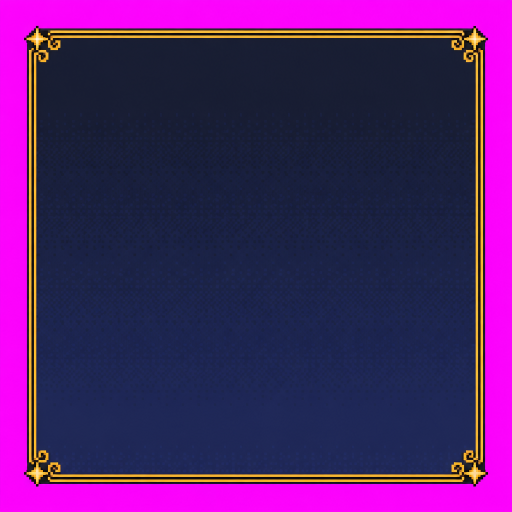
#> input picture aldermere/assets/source/ui_window_gen.png, 1024 x 1024 px (shown at 1/2 size); its folder holds 6 pictures in this run
$ python build_assets.py
#> lines starting #> are read from the running program, lines starting #| are printed output that depends on the picture; after the words box and inside, x2 and y2 are one past the last pixel; in counts of white or black regions, pixels touching at a corner belong together
"""Build game-ready art from the generated source sheets in assets/source/.

Usage: python3 aldermere/tools/build_assets.py

Every *_gen.png source was made on a flat magenta (#FF00FF) background. This script
cuts that background out, slices each sheet on its grid, shrinks it to the size the
game draws it at, and writes the results into assets/. Re-run it after replacing a source.
"""
import os
import subprocess
from collections import deque
import sys

import numpy as np
from PIL import Image

HERE = os.path.dirname(os.path.abspath(__file__))
ASSETS = os.path.normpath(os.path.join(HERE, '..', 'assets'))
SRC = os.path.join(ASSETS, 'source')


def load(name):
    return Image.open(os.path.join(SRC, name)).convert('RGBA')


def key_magenta(im, strict=False):
    """Make the magenta background transparent and clean the pink fringe around edges.

    strict keys only colours very close to #FF00FF, for art that uses saturated purples."""
    a = np.array(im).astype(int)
    r, g, b = a[..., 0], a[..., 1], a[..., 2]
    pinkness = np.minimum(r, b) - g          # high for magenta, low for real colours
    if strict:
        bg = (r > 200) & (b > 200) & (g < 70) & (np.abs(r - b) < 45)
    else:
        bg = (pinkness > 95) & (np.abs(r - b) < 110)
    out = a.copy()
    out[bg, 3] = 0
    # fringe: pixels touching the background that are still noticeably pink get pulled back
    near = np.zeros_like(bg)
    near[1:, :] |= bg[:-1, :]; near[:-1, :] |= bg[1:, :]; near[:, 1:] |= bg[:, :-1]; near[:, :-1] |= bg[:, 1:]
    if strict:
        fringe = near & ~bg & (r > 180) & (b > 180) & (g < 120)
    else:
        fringe = near & ~bg & (pinkness > 35)
    out[fringe, 3] = 0
    edge = near & ~bg & ~fringe
    # despill what remains on the edge: cap red and blue at green plus a margin
    for ch in (0, 2):
        out[..., ch] = np.where(edge & (pinkness > 10), np.minimum(out[..., ch], g + 40), out[..., ch])
    return Image.fromarray(out.clip(0, 255).astype(np.uint8), 'RGBA')


# [38 lines left out: functions unmix_magenta, fit_bottom, recolour_gem, not called in this run]


def shrink(im, size):
    """Premultiplied box downscale with hard alpha, so edges stay crisp."""
    arr = np.array(im).astype(float)
    al = arr[..., 3:4] / 255
    pm = np.concatenate([arr[..., :3] * al, arr[..., 3:4]], 2).astype(np.uint8)
    small = np.array(Image.fromarray(pm, 'RGBA').resize(size, Image.BOX)).astype(float)
    a = small[..., 3]
    rgb = np.where(a[..., None] > 0, small[..., :3] / np.maximum(a[..., None], 1) * 255, 0)
    out = np.zeros(small.shape, np.uint8)
    keep = a > 100
    out[keep, :3] = np.clip(rgb[keep], 0, 255)
    out[keep, 3] = 255
    return Image.fromarray(out, 'RGBA')


# [69 lines left out: functions label, foe_rows, foe_frames, not called in this run]


def cells(im, cols, rows):
    w, h = im.width // cols, im.height // rows
    return [[im.crop((c * w, r * h, (c + 1) * w, (r + 1) * h)) for c in range(cols)] for r in range(rows)]


def save(im, name):
    path = os.path.join(ASSETS, name)
    im.save(path, optimize=True)
    print(f'wrote {name} {im.width}x{im.height}')


def bbox_crop(im, pad=4):
    box = im.getchannel('A').getbbox()
    x0, y0, x1, y1 = box
    return im.crop((max(0, x0 - pad), max(0, y0 - pad), min(im.width, x1 + pad), min(im.height, y1 + pad)))


def build():
    # Window frame: 9-slice, 192x192 with 32px corners
    win = key_magenta(load('ui_window_gen.png'))
#> in load, returned value is the input picture: PIL image 1024x1024 RGBA; mean R, G, B, A 80.4, 32.7, 104.1, 255
#> in key_magenta, `r, g, b = a[..., 0], a[..., 1], a[..., 2]`:
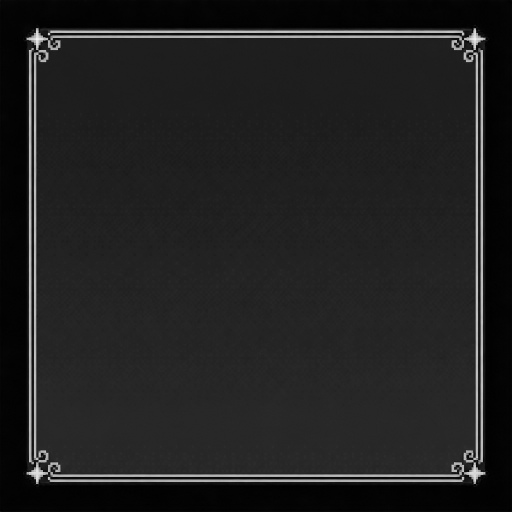
#> g: shape (1024, 1024) int64 (shown at 1/2 size); min 0, max 248, mean 32.7
#> in key_magenta, `r, g, b = a[..., 0], a[..., 1], a[..., 2]`:
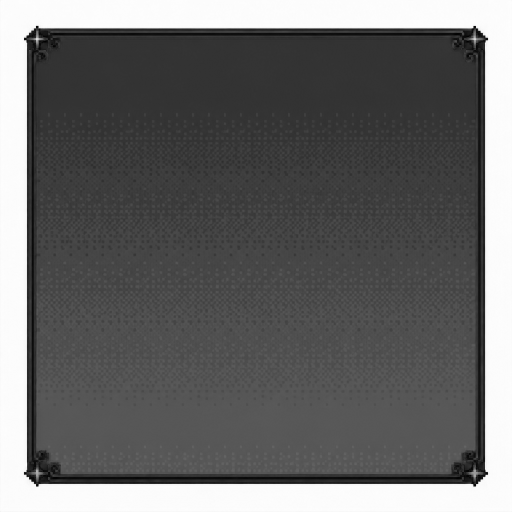
#> b: shape (1024, 1024) int64 (shown at 1/2 size); min 0, max 255, mean 104.1
#> in key_magenta, `pinkness = np.minimum(r, b) - g`:
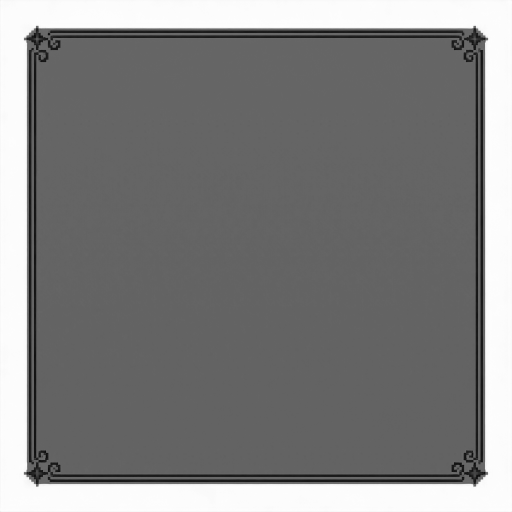
#> pinkness: shape (1024, 1024) int64 (shown at 1/2 size); min -176, max 253, mean 40.6; drawn with min black and max white
#> in key_magenta, `bg = (pinkness > 95) & (np.abs(r - b) < 110)`:
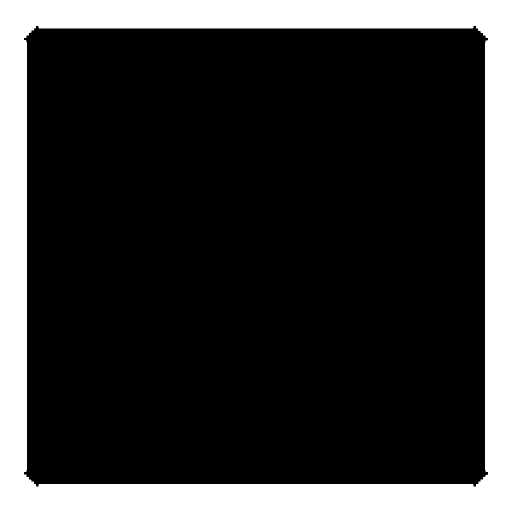
#> bg: shape (1024, 1024) bool (shown at 1/2 size); 20.4% white; 1 white region, box (x1, y1, x2, y2) and area: (0, 0, 1024, 1024) 214326
#> in key_magenta, `near[1:, :] |= bg[:-1, :]`: near: shape (1024, 1024) bool; 20.3% white; 1 white region, box (x1, y1, x2, y2) and area: (0, 1, 1024, 1024) 213302
#> in key_magenta, `near[:, :-1] |= bg[:, 1:]`: near: shape (1024, 1024) bool; 20.8% white; 1 white region, box (x1, y1, x2, y2) and area: (0, 0, 1024, 1024) 218015
#> in key_magenta, `fringe = near & ~bg & (pinkness > 35)`: fringe: shape (1024, 1024) bool; 0.09% white in thin lines or dots, all inside (x1, y1, x2, y2) = (48, 56, 976, 973)
#> in key_magenta, `edge = near & ~bg & ~fringe`:
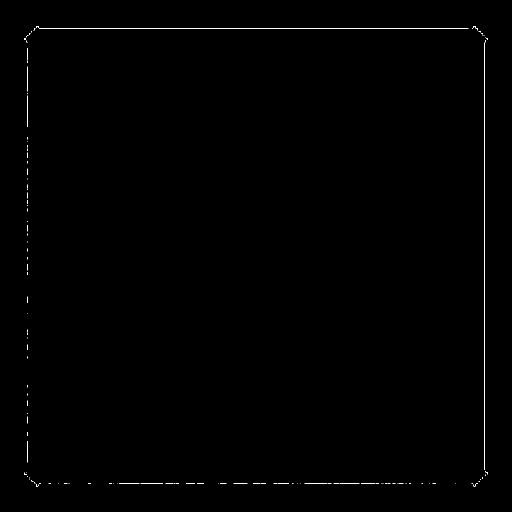
#> edge: shape (1024, 1024) bool (shown at 1/2 size); 0.26% white in thin lines or dots, all inside (x1, y1, x2, y2) = (48, 52, 976, 973)
    save(shrink(bbox_crop(win, 0), (192, 192)), 'ui_window.png')
#> in bbox_crop, `box = im.getchannel('A').getbbox()`: box = (48, 52, 976, 973)
#> in bbox_crop, `x0, y0, x1, y1 = box`: x0 = 48; y0 = 52; x1 = 976; y1 = 973
#> in shrink, `al = arr[..., 3:4] / 255`: al: shape (921, 928, 1) float64; values 0 (black) and 1 (white), 97.5% white; 8 black regions, largest, box (x1, y1, x2, y2) and area: (0, 28, 7, 893) 5629, (922, 28, 928, 893) 5177, (28, 915, 899, 921) 4751
#> in shrink, `small = np.array(Image.fromarray(pm, 'RGBA').resize(size, Image.BOX))...`:
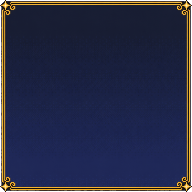
#> small: shape (192, 192, 4) float64; mean R, G, B, A 36.3, 39.7, 64.9, 248.8; transparent parts drawn white
#> in shrink, `keep = a > 100`:
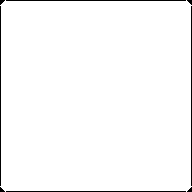
#> keep: shape (192, 192) bool; 97.9% white; black in thin lines or dots
#| wrote ui_window.png 192x192

    # Icons: 6x4 grid -> 48px cells
    icons = key_magenta(load('icons_gen.png'))
    sheet = Image.new('RGBA', (48 * 6, 48 * 4))
    for r, row in enumerate(cells(icons, 6, 4)):
        for c, cell in enumerate(row):
            sheet.paste(shrink(cell, (48, 48)), (c * 48, r * 48))
    save(sheet, 'icons.png')

    # House crests: 2x2 grid -> one row of 4 x 96px (ember, tide, thorn, gale)
    crests = key_magenta(load('crests_gen.png'))
    grid = cells(crests, 2, 2)
    row = Image.new('RGBA', (96 * 4, 96))
    for i, cell in enumerate([grid[0][0], grid[0][1], grid[1][0], grid[1][1]]):
        row.paste(shrink(cell, (96, 96)), (i * 96, 0))
    save(row, 'crests.png')

    # Portraits: 2x2 grid -> one row of 4 x 128px (neutral, happy, shocked, sad).
    # The background stays transparent; the dialogue box draws its own backdrop.
    for who in PORTRAITS:
        src = key_magenta(load(f'portrait_{who}_gen.png'))
        grid = cells(src, 2, 2)
        row = Image.new('RGBA', (128 * 4, 128))
        for i, cell in enumerate([grid[0][0], grid[0][1], grid[1][0], grid[1][1]]):
            row.paste(shrink(cell, (128, 128)), (i * 128, 0))
        save(row, f'portrait_{who}.png')

    # Title background: 960x540 to match the canvas
    save(load('title_bg_gen.png').convert('RGB').resize((960, 540), Image.LANCZOS).convert('RGBA'), 'title_bg.png')

    # Logo: trimmed, 720px wide
    logo = bbox_crop(key_magenta(load('logo_gen.png')))
    save(shrink(logo, (720, round(720 * logo.height / logo.width))), 'logo.png')

    # Touch buttons: 2x2 grid -> separate images at 2x their on-screen size
    btn = key_magenta(load('buttons_gen.png'))
    grid = cells(btn, 2, 2)
    for cell, name, w in ((grid[0][0], 'btn_dpad.png', 320), (grid[0][1], 'btn_a.png', 128), (grid[1][0], 'btn_b.png', 128), (grid[1][1], 'btn_menu.png', 176)):
        c = bbox_crop(cell, 2)
        save(shrink(c, (w, round(w * c.height / c.width))), name)

    # Tileset: 6x4 grid -> 32px tiles; the fountain also gets its own 64px image (drawn across 2x2 tiles)
    tiles = key_magenta(load('tiles_gen.png'))
    grid = cells(tiles, 6, 4)
    sheet = Image.new('RGBA', (32 * 6, 32 * 4))
    for r, row in enumerate(grid):
        for c, cell in enumerate(row):
            sheet.paste(shrink(cell, (32, 32)), (c * 32, r * 32))
    save(sheet, 'tiles.png')
    save(shrink(grid[2][5], (64, 64)), 'tile_fountain.png')

    # Mira walking sheet: key the background, then the same cleanup as the hero sheet
    mira = key_magenta(load('mira_field_gen.png'))
    tmp = os.path.join(SRC, '_mira_keyed.png')
    mira.save(tmp)
    subprocess.run([sys.executable, os.path.join(HERE, 'process_sheet.py'), tmp, os.path.join(ASSETS, 'mira_field.png')], check=True)
    os.remove(tmp)

    # NPC walking sheets: same layout and cleanup as the hero sheet
    for who in NPCS:
        keyed = key_magenta(load(f'npc_{who}_gen.png'))
        tmp = os.path.join(SRC, f'_npc_{who}_keyed.png')
        keyed.save(tmp)
        subprocess.run([sys.executable, os.path.join(HERE, 'process_sheet.py'), tmp, os.path.join(ASSETS, f'npc_{who}.png')], check=True)
        os.remove(tmp)

    # Enemy sheets: each row of a 6x4 source is one foe (poses 1-4 idle, 5-6 attack).
    # Game layout is 4x2: row 1 idle x4; row 2 attack 1, attack 2, attack 2 held, then hurt (the first idle pose; the game flashes it).
    for sheet, arts in FOE_SHEETS.items():
        for poses, art in zip(foe_rows(key_magenta(load(sheet), strict=True), 4, 6), arts):
            big = art in BIG_FOES
            f = 96 if big else 64
            frames = foe_frames(poses, 288 if big else 256, f)
            out = Image.new('RGBA', (f * 4, f * 2))
            for i, fr in enumerate(frames[:4] + [frames[4], frames[5], frames[5], frames[0]]):
                out.paste(fr, ((i % 4) * f, (i // 4) * f))
            save(out, f'foe_{art}.png')

    # The Warden: 3x2 source (3 idle poses; 2 attack poses and a hurt pose) -> the usual 4x2 layout, 128px frames
    (idle, act) = [foe_frames(row, 512, 128) for row in foe_rows(key_magenta(load('foe_warden_gen.png'), strict=True), 2, 3)]
    out = Image.new('RGBA', (128 * 4, 128 * 2))
    for i, fr in enumerate([idle[0], idle[1], idle[2], idle[1], act[0], act[1], act[1], act[2]]):
        out.paste(fr, ((i % 4) * 128, (i // 4) * 128))
    save(out, 'foe_warden.png')

    # Familiars: 4x4 source, one familiar per row (2 idle poses, 2 moving poses) -> fam_<id>.png, 4 frames of 40px
    for row, fam in zip(cells(key_magenta(load('familiars_gen.png'), strict=True), 4, 4), ('cat', 'rabbit', 'owl', 'sprout')):
        strip = Image.new('RGBA', (40 * 4, 40))
        box = None
        for c in row:  # one shared crop per familiar so the poses keep their size and footing
            b = c.getchannel('A').getbbox()
            box = b if box is None else (min(box[0], b[0]), min(box[1], b[1]), max(box[2], b[2]), max(box[3], b[3]))
        side = max(box[2] - box[0], box[3] - box[1]) + 8
        for i, c in enumerate(row):
            cx = (box[0] + box[2]) // 2
            strip.paste(shrink(c.crop((cx - side // 2, box[3] + 4 - side, cx + side // 2, box[3] + 4)), (40, 40)), (i * 40, 0))
        save(strip, f'fam_{fam}.png')

    # Props: 6x4 source -> prop_<Name>.png, 64px, standing on the bottom edge
    for row, names in zip(cells(key_magenta(load('props_gen.png'), strict=True), 6, 4), PROPS):
        for c, name in zip(row, names):
            save(fit_bottom(c, 64), f'prop_{name}.png')

    # Spell effects: 8x4 sources, one 8-frame animation per row -> fx_<Name>.png, 8 frames of 96px
    for sheet, names in FX_SHEETS.items():
        src = unmix_magenta(load(sheet))
        cw, ch = src.width / 8, src.height / 4
        for r, name in enumerate(names):
            strip = Image.new('RGBA', (96 * 8, 96))
            for c in range(8):
                cx, cy = (c + .5) * cw, (r + .5) * ch
                strip.paste(shrink(src.crop((int(cx - ch / 2), int(cy - ch / 2), int(cx + ch / 2), int(cy + ch / 2))), (96, 96)), (c * 96, 0))
            save(strip, f'fx_{name}.png')

    # Equipment icons: 6x4 source -> gear48.png (order in GEAR_ICONS in index.html), plus recoloured rings
    grid = cells(key_magenta(load('gear_gen.png'), strict=True), 6, 4)
    icons = [fit_bottom(c, 48, pad=10) for row in grid for c in row]
    icons += [recolour_gem(icons[12], 350), recolour_gem(icons[12], 280), recolour_gem(icons[17], 355)]  # ruby ring, amethyst ring, duel medal
    sheet = Image.new('RGBA', (48 * 6, 48 * 5))
    for i, ic in enumerate(icons):
        sheet.paste(ic, ((i % 6) * 48, (i // 6) * 48))
    save(sheet, 'gear48.png')

    # Opening cinematic: the skyline panorama (Willis Tower to Navy Pier, wider than the screen so it can pan),
    # a close-up, the bike rider (6 frames) and the bus
    city = load('cine_city_gen.png').convert('RGB')
    save(city.resize((1354, round(1354 * city.height / city.width)), Image.LANCZOS).convert('RGBA'), 'cine_city.png')
    save(load('cine_closeup_gen.png').convert('RGB').resize((960, 540), Image.LANCZOS).convert('RGBA'), 'cine_closeup.png')
    bike = cells(key_magenta(load('cine_bike_gen.png')), 3, 2)
    strip = Image.new('RGBA', (160 * 6, 128))
    for i, c in enumerate(bike[0] + bike[1]):  # same crop for every frame so the bike does not jump
        c = c.crop((0, c.height - 460, c.width, c.height - 20))
        strip.paste(shrink(c, (160, round(160 * c.height / c.width))), (i * 160, 128 - round(160 * c.height / c.width)))
    save(strip, 'cine_bike.png')
    bus = bbox_crop(key_magenta(load('cine_bus_gen.png')), 2)
    save(shrink(bus, (640, round(640 * bus.height / bus.width))), 'cine_bus.png')


PORTRAITS = ('hero', 'mira', 'thorne', 'brannoch', 'quillon', 'aldous', 'pell', 'juniper', 'tobias', 'ghost', 'hob', 'cassius', 'chef', 'bryony', 'warden', 'nurse')
NPCS = ('aldous', 'thorne', 'brannoch', 'quillon', 'pell', 'juniper', 'tobias', 'ghost', 'hob', 'cassius', 'chef', 'bryony')
# Source sheet -> foe art id for each of its four rows
FOE_SHEETS = {
    'foes_a_gen.png': ('dummy', 'imp', 'broom', 'wisp'),
    'foes_b_gen.png': ('toad', 'slime', 'emberslime', 'moth'),
    'foes_c_gen.png': ('shroom', 'gargoyle', 'shade', 'scarab'),
    'foes_d_gen.png': ('bone', 'apprentice', 'cgolem', 'echo'),
}
PROPS = (('Treasure_Chest', 'Treasure_Chest_Open', 'Student_Bed', 'Nightstand', 'Bulletin_Board', 'Magic_Mirror'),
         ('Wood_Desk', 'Study_Chair', 'Potion_Shelf', 'Cauldron', 'Royal_Banner', 'Wishing_Well'),
         ('Astrolabe', 'Grand_Globe', 'Spell_Altar', 'Stained_Glass', 'Academy_Flag', 'Duel_Arena_Glyph'),
         ('Lantern', 'Book_Stack', 'Crystal_Ball', 'Potted_Plant', 'Barrel', 'Scroll_Rack'))
FX_SHEETS = {
    'fx_a_gen.png': ('Fire_Burst', 'Water_Splash', 'Nature_Bloom', 'Wind_Slash'),
    'fx_b_gen.png': ('Arcane_Rune', 'Star_Shower', 'Dark_Pulse', 'Time_Stop'),
    'fx_c_gen.png': ('Healing_Aura', 'Haste', 'Familiar_Summon', 'Barrier'),
}
BIG_FOES = {'gargoyle', 'shade', 'bone', 'apprentice', 'cgolem', 'echo'}


if __name__ == '__main__':
#> (the run stopped early here; a loop or call above may not have finished)
